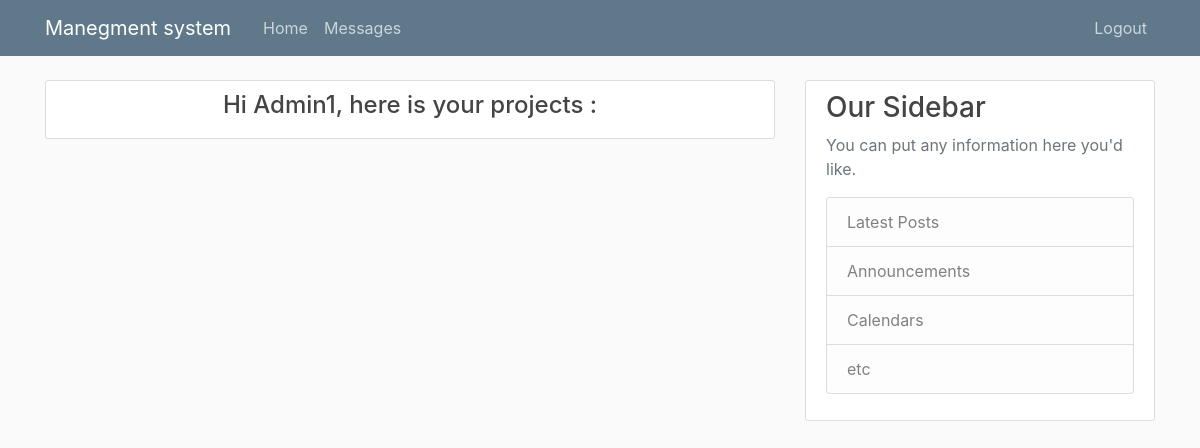
/accounts/profile/client/ (signed in), run on an earlier commit of the app's database.
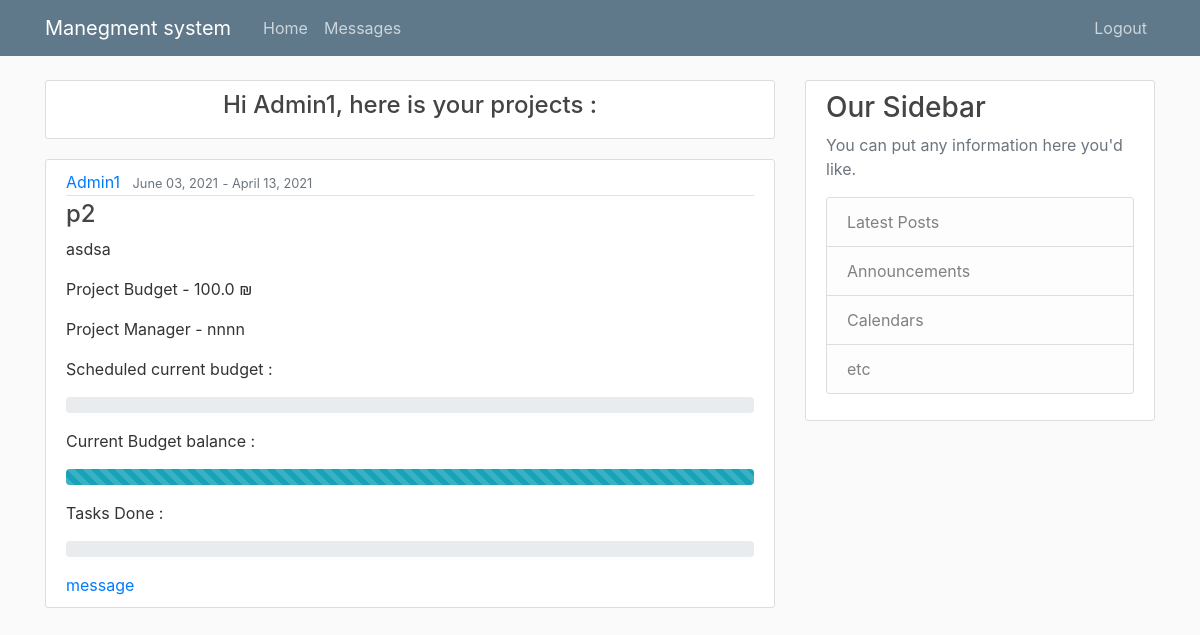
And on a later commit of the database.
### work/models.py (models this page shows, shortened)
class project(models.Model):
    ProjectName = models.CharField(max_length=300, null=False)
    Description = models.CharField(max_length=500, null=True)
    startTime = models.DateField(null=False, auto_now=True)
    endTime = models.DateField(null=False)
    client = models.ForeignKey(User, on_delete=models.CASCADE)
    manager = models.ForeignKey(User, related_name="project_manager", on_delete=models.CASCADE)
    Budget = models.FloatField(null=False, default=0)
    currentBudgeSchedule = models.FloatField(null=False, default=0)
    MoneySpends = models.FloatField(null=False, default=0)

### pages/views.py (the view)
# urls.py: path('accounts/profile/client/',ClientHome_views,name="ClientHome_views"),
def ClientHome_views(request):
    pro = project.objects.all().filter(client=request.user)
    for p in pro:
        p.Scheduled = p.currentBudgeSchedule / p.Budget * 100
        p.Balance = p.MoneySpends / p.Budget * 100
        if Task.objects.all().filter(projectnum=p.id, workDone=100).count() and Task.objects.all().filter(projectnum=p.id).count():
            p.taskDone = Task.objects.all().filter(projectnum=p.id, workDone=100).count() / Task.objects.all().filter(
                projectnum=p.id).count() * 100
        else:
            p.taskDone = 0
    obj2 = {'name': request.user.username}
    return render(request, "ClientHome.html", {'projects': pro, 'name': obj2})

### templates/ClientHome.html (shortened to what this page needs)
{% extends "Base.html" %}
{% block content %}
    <article class="media content-section">
          <div class="media-body">
            {% for a in name %}
            <h4><a class="article-title" ><center> Hi {{ name.name }}, here is your projects :</center></a></h4>
              </div>
        </article>
    {% endfor %}
    {% for pro in projects %}
        <article class="media content-section">
          <div class="media-body">
            <div class="article-metadata">
              <a class="mr-2" href="#">{{ pro.client }}</a>
              <small class="text-muted">{{ pro.startTime|date:"F d, Y" }}</small>
                <small class="text-muted"> - </small>
              <small class="text-muted">{{ pro.endTime|date:"F d, Y" }}</small>
            </div>
            <h4><a class="article-title" href="{% url 'ClientSprint_view' pro.id %}">{{ pro.ProjectName }}</a></h4>
            <p class="article-content">{{ pro.Description }}</p>
             <p><a class="mr-2" >Project Budget - {{ pro.Budget }} ₪ </a></p>
              <p><a class="mr-2" >Project Manager - {{ pro.manager }} </a></p>
               <a class="mr-2" >Scheduled current budget :</a>
           <p>  <div class="progress">
             </div></p>
              <a class="mr-2" >Current Budget balance :</a>
              <p><div class="progress">
            <div class="progress-bar progress-bar-striped progress-bar-animated bg-info" role="progressbar" style="width: {{pro.Balance}}%" aria-valuenow="0" aria-valuemin="0" aria-valuemax="100"></div>
              </div></p>
              <a class="mr-2" >Tasks Done : {{ pro.totalTask }}  </a>
            <p><div class="progress">
              </div></p>
            <a href="{% url 'send-message' pro.id %}">message</a>
              </div>
        </article>
    {% endfor %}
{% endblock content %}

What changed in the data, as far as the page shows it:
now on this page (row edited): project: client "Admin1", startTime "June 03, 2021", endTime "April 13, 2021", ProjectName "p2", Description "asdsa", Budget "100.0", manager "nnnn"
